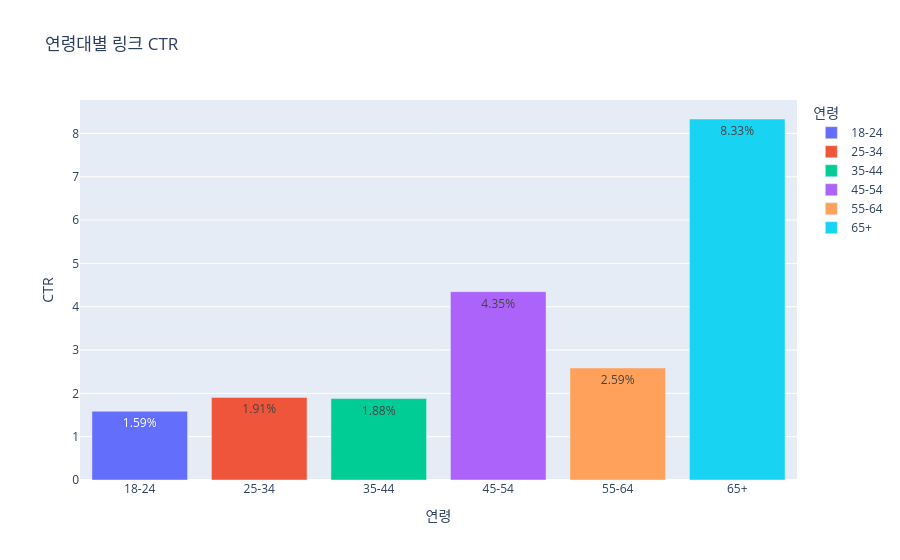

Notebook code for this chart:
### Code cell
fig = px.bar(
    age,
    x="연령",
    y="CTR",
    color="연령",
    text_auto=".2f",
    title="연령대별 링크 CTR"
)

fig.update_traces(texttemplate="%{y:.2f}%")

fig.show()

### Figure 1 — Plotly figure (JSON) as saved in the notebook; plotly's stock layout.template omitted (floating-point values rounded to 4 significant figures)
{"data": [{"hovertemplate": "연령=%{x}<br>CTR=%{y}<extra></extra>", "legendgroup": "18-24", "marker": {"color": "#636efa", "pattern": {"shape": ""}}, "name": "18-24", "orientation": "v", "showlegend": true, "textposition": "auto", "texttemplate": "%{y:.2f}%", "type": "bar", "x": ["18-24"], "xaxis": "x", "y": [1.587], "yaxis": "y"}, {"hovertemplate": "연령=%{x}<br>CTR=%{y}<extra></extra>", "legendgroup": "25-34", "marker": {"color": "#EF553B", "pattern": {"shape": ""}}, "name": "25-34", "orientation": "v", "showlegend": true, "textposition": "auto", "texttemplate": "%{y:.2f}%", "type": "bar", "x": ["25-34"], "xaxis": "x", "y": [1.907], "yaxis": "y"}, {"hovertemplate": "연령=%{x}<br>CTR=%{y}<extra></extra>", "legendgroup": "35-44", "marker": {"color": "#00cc96", "pattern": {"shape": ""}}, "name": "35-44", "orientation": "v", "showlegend": true, "textposition": "auto", "texttemplate": "%{y:.2f}%", "type": "bar", "x": ["35-44"], "xaxis": "x", "y": [1.88], "yaxis": "y"}, {"hovertemplate": "연령=%{x}<br>CTR=%{y}<extra></extra>", "legendgroup": "45-54", "marker": {"color": "#ab63fa", "pattern": {"shape": ""}}, "name": "45-54", "orientation": "v", "showlegend": true, "textposition": "auto", "texttemplate": "%{y:.2f}%", "type": "bar", "x": ["45-54"], "xaxis": "x", "y": [4.348], "yaxis": "y"}, {"hovertemplate": "연령=%{x}<br>CTR=%{y}<extra></extra>", "legendgroup": "55-64", "marker": {"color": "#FFA15A", "pattern": {"shape": ""}}, "name": "55-64", "orientation": "v", "showlegend": true, "textposition": "auto", "texttemplate": "%{y:.2f}%", "type": "bar", "x": ["55-64"], "xaxis": "x", "y": [2.586], "yaxis": "y"}, {"hovertemplate": "연령=%{x}<br>CTR=%{y}<extra></extra>", "legendgroup": "65+", "marker": {"color": "#19d3f3", "pattern": {"shape": ""}}, "name": "65+", "orientation": "v", "showlegend": true, "textposition": "auto", "texttemplate": "%{y:.2f}%", "type": "bar", "x": ["65+"], "xaxis": "x", "y": [8.333], "yaxis": "y"}], "layout": {"barmode": "relative", "legend": {"title": {"text": "연령"}, "tracegroupgap": 0}, "title": {"text": "연령대별 링크 CTR"}, "xaxis": {"anchor": "y", "categoryarray": ["18-24", "25-34", "35-44", "45-54", "55-64", "65+"], "categoryorder": "array", "domain": [0, 1], "title": {"text": "연령"}}, "yaxis": {"anchor": "x", "domain": [0, 1], "title": {"text": "CTR"}}}}
